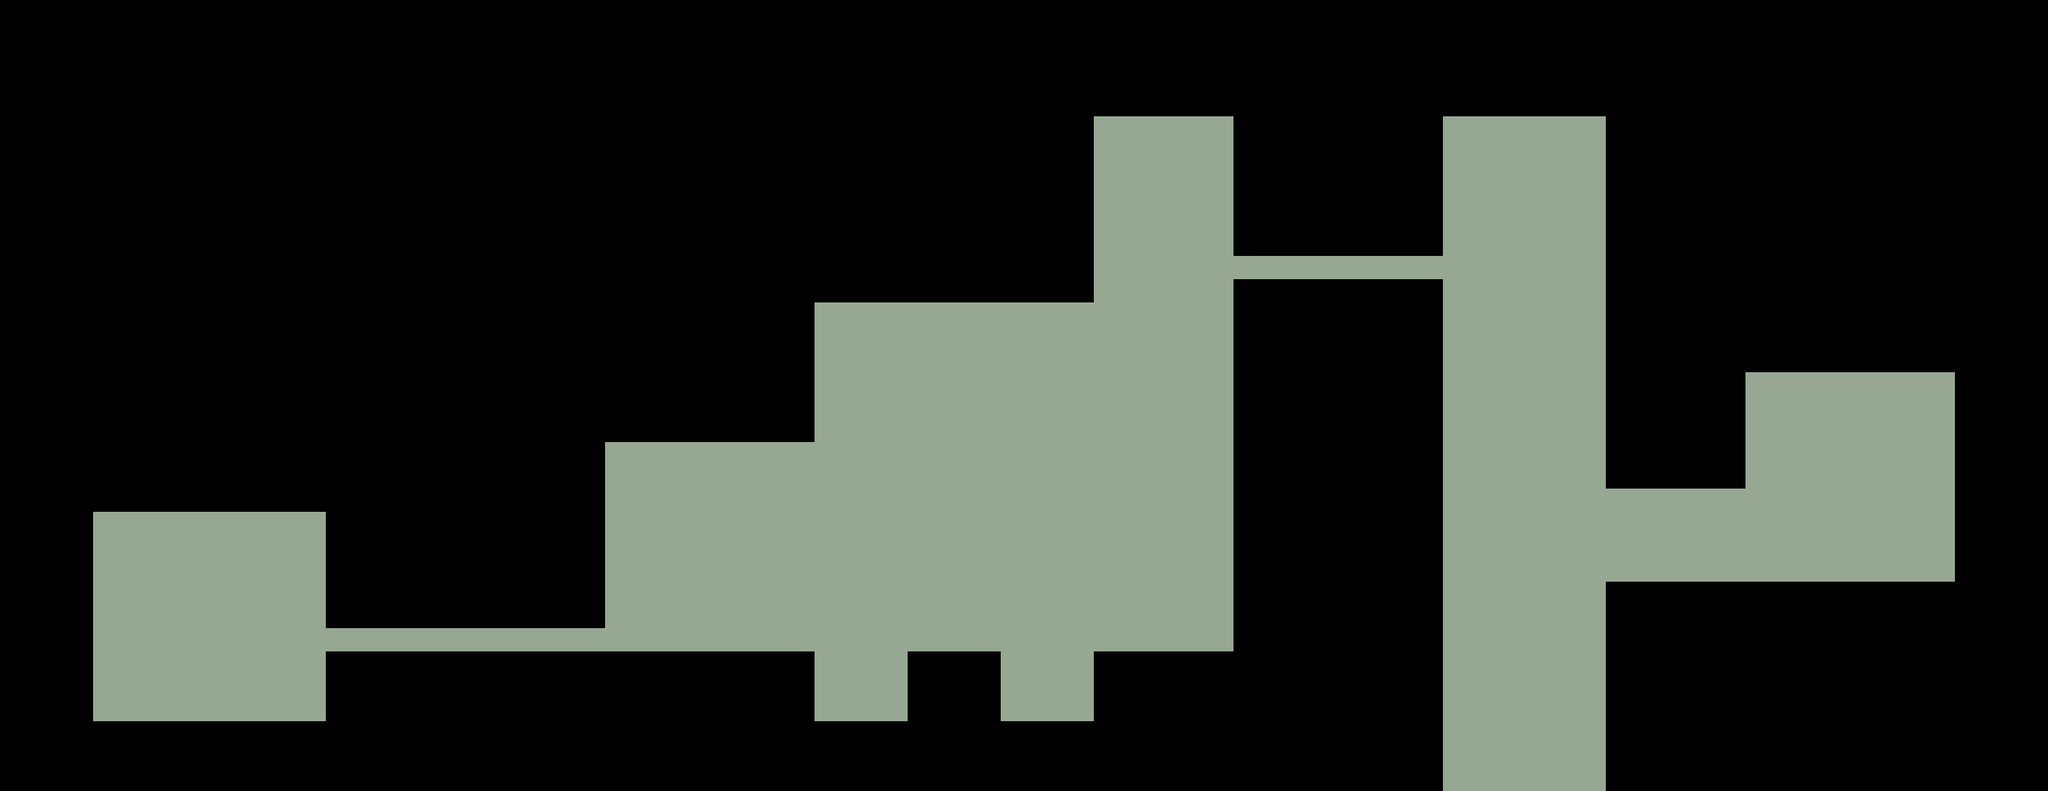

This game map was drawn from its Tiled (.tmx) file and the tilesets committed beside it. A one-line description and the trimmed map source follow:
An orthogonal 88x34 tile map with 32x32 px tiles, 4 tile layers (Tiles 4, Tiles 3, Tiles 2 (Game), Tiles 1), 2 tilesets and 30 objects.

<map version="1.0" orientation="orthogonal" width="88" height="34" tilewidth="32" tileheight="32" backgroundcolor="#96a891">
 <tileset firstgid="1" name="plantcave" tilewidth="32" tileheight="32">
  <image source="Tilesets/tilesetplantcave.png" width="256" height="256" />
 </tileset>
 <tileset firstgid="65" name="plants" tilewidth="32" tileheight="32">
  <image source="Tilesets/PlantsTileset.png" width="256" height="256" />
 </tileset>
 <layer name="Tiles 4" width="88" height="34">
  <data>[2992 cells, 0 non-empty, 0 distinct tile ids]</data>
 </layer>
 <layer name="Tiles 3" width="88" height="34">
  <data>[2992 cells, 0 non-empty, 0 distinct tile ids]</data>
 </layer>
 <layer name="Tiles 2 (Game)" width="88" height="34">
  <data>[2992 cells, 2150 non-empty, 1 distinct tile ids]</data>
 </layer>
 <layer name="Tiles 1" width="88" height="34">
  <data>[2992 cells, 0 non-empty, 0 distinct tile ids]</data>
 </layer>
 <objectgroup name="Collider" width="88" height="34">
  <object x="0" y="0" width="128" height="1088" />
  <object x="128" y="0" width="320" height="704" />
  <object x="128" y="992" width="320" height="96" />
  <object x="448" y="896" width="672" height="192" />
  <object x="448" y="0" width="384" height="864" />
  <object x="832" y="0" width="288" height="608" />
  <object x="1120" y="0" width="384" height="416" />
  <object x="1504" y="0" width="192" height="160" />
  <object x="1696" y="0" width="288" height="352" />
  <object x="1984" y="0" width="224" height="160" />
  <object x="2208" y="0" width="192" height="672" />
  <object x="2400" y="0" width="288" height="512" />
  <object x="2688" y="0" width="128" height="1088" />
  <object x="2208" y="800" width="480" height="288" />
  <object x="1696" y="384" width="288" height="704" />
  <object x="1504" y="896" width="192" height="192" />
  <object x="1120" y="992" width="384" height="96" />
  <object x="1248" y="896" width="128" height="96" />
 </objectgroup>
 <objectgroup name="Bounds" width="88" height="34">
  <object x="0" y="0">
   <ellipse />
  </object>
  <object x="2816" y="1088">
   <ellipse />
  </object>
 </objectgroup>
 <objectgroup name="Lumens" width="88" height="34">
  <object x="1440" y="544" width="32" height="32">
   <ellipse />
  </object>
 </objectgroup>
 <objectgroup name="Portal" width="88" height="34">
  <object x="2560" y="800">
   <ellipse />
  </object>
 </objectgroup>
 <objectgroup name="PlantaIsca" width="88" height="34">
  <object x="1312" y="416">
   <ellipse />
  </object>
  <object x="1312" y="416">
   <polyline points="0,0 0,384" />
  </object>
  <object x="1600" y="160">
   <ellipse />
  </object>
  <object x="1600" y="160">
   <polyline points="0,0 0,480" />
  </object>
 </objectgroup>
 <objectgroup name="PlantaCospeCima" width="88" height="34">
  <object x="1184" y="992">
   <ellipse />
  </object>
  <object x="1440" y="992">
   <ellipse />
  </object>
 </objectgroup>
 <objectgroup name="PedraVertical" width="88" height="34">
  <object x="2240" y="800">
   <ellipse />
  </object>
 </objectgroup>
 <objectgroup name="PluStart" width="88" height="34">
  <object x="256" y="960" width="32" height="32">
   <ellipse />
  </object>
 </objectgroup>
</map>
